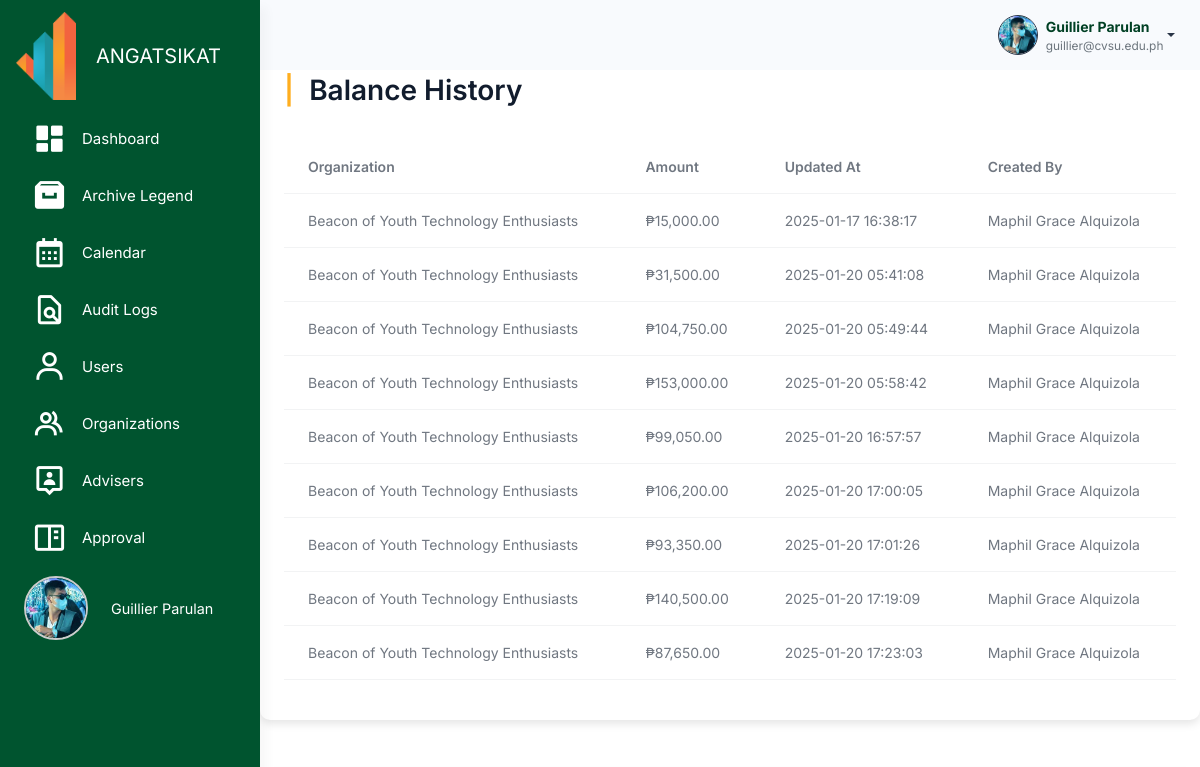
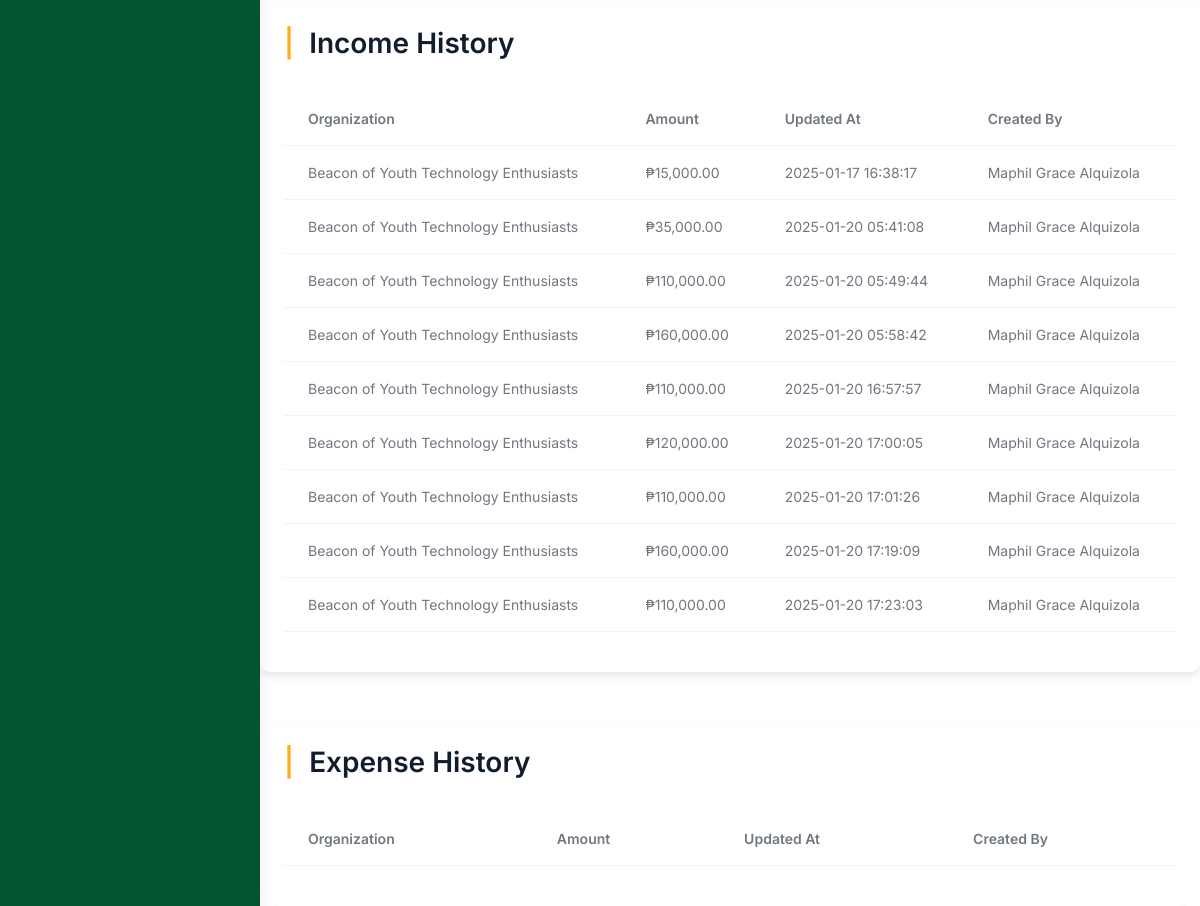
The page /src/audit_logs/balance_logs.php (signed in) on the database as committed earlier (2 pictures, top to bottom).
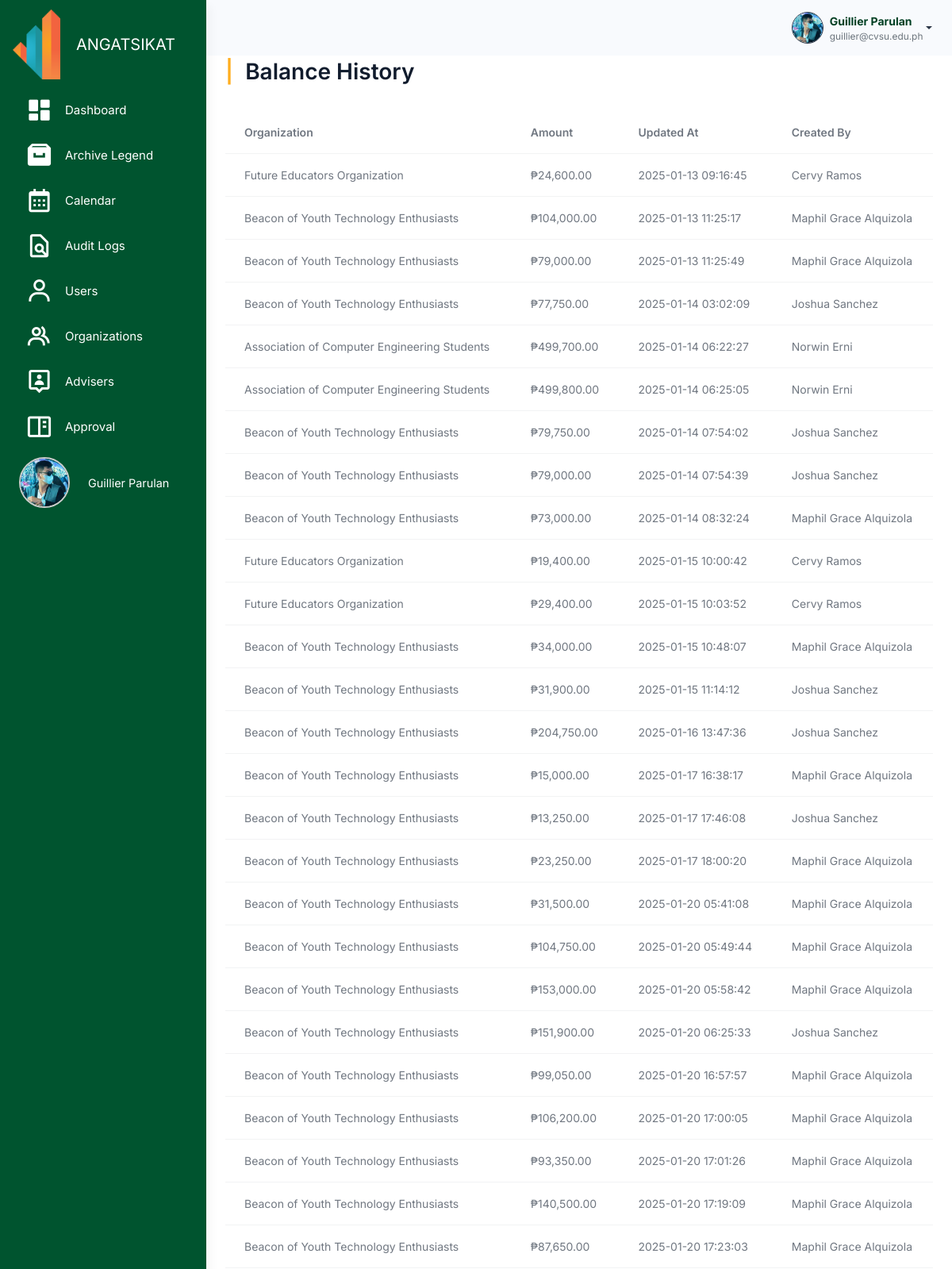
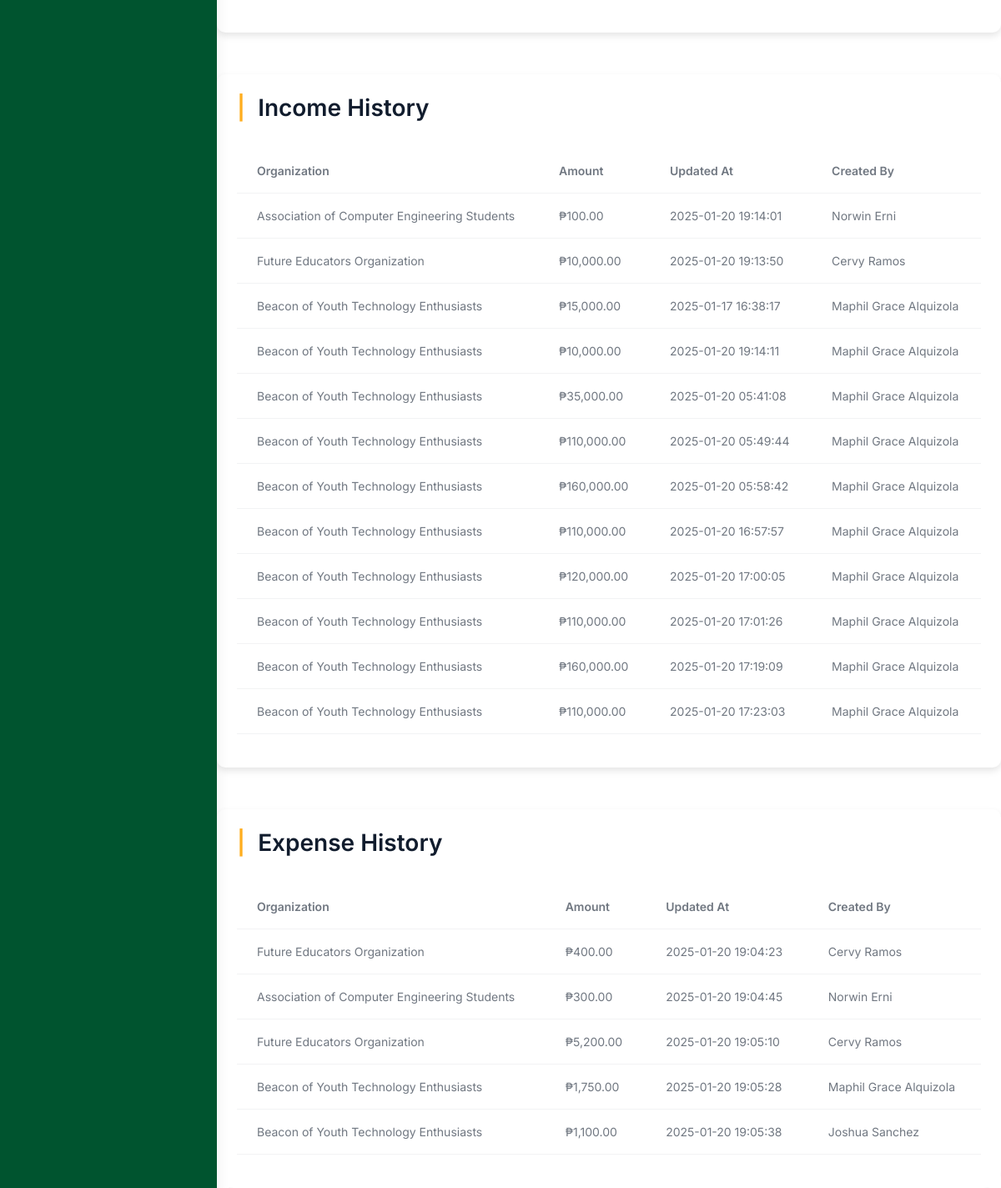
The same page on the database as committed later (2 pictures, top to bottom).
### tables this page shows
CREATE TABLE `balance_history` (
  `history_id` int(11) NOT NULL,
  `organization_id` int(11) NOT NULL,
  `balance` decimal(15,2) NOT NULL,
  `updated_at` timestamp NOT NULL DEFAULT current_timestamp(),
  `created_by` int(11) NOT NULL
);

CREATE TABLE `organizations` (
  `organization_id` int(11) NOT NULL,
  `organization_name` varchar(255) NOT NULL,
  `acronym` varchar(100) NOT NULL,
  `organization_logo` varchar(255) DEFAULT NULL,
  `organization_members` int(11) NOT NULL DEFAULT 0,
  `organization_status` enum('Probationary','Level I','Level II') NOT NULL DEFAULT 'Probationary',
  `organization_color` varchar(7) DEFAULT NULL,
  `archived` tinyint(1) DEFAULT 0,
  `created_at` timestamp NOT NULL DEFAULT current_timestamp(),
  `balance` decimal(15,2) DEFAULT 0.00,
  `beginning_balance` decimal(15,2) DEFAULT 0.00,
  `income` decimal(15,2) DEFAULT 0.00,
  `expense` decimal(15,2) DEFAULT 0.00,
  `cash_on_bank` decimal(15,2) DEFAULT 0.00,
  `cash_on_hand` decimal(15,2) DEFAULT 0.00
);

CREATE TABLE `users` (
  `user_id` int(11) NOT NULL,
  `username` varchar(100) NOT NULL,
  `password` varchar(255) NOT NULL,
  `profile_picture` varchar(255) NOT NULL,
  `first_name` varchar(255) NOT NULL,
  `last_name` varchar(255) NOT NULL,
  `email` varchar(100) NOT NULL,
  `role` enum('admin','officer','member') NOT NULL,
  `organization_id` int(11) DEFAULT NULL,
  `archived` tinyint(1) DEFAULT 0,
  `created_at` timestamp NOT NULL DEFAULT current_timestamp(),
  `position` enum('President','Treasurer') NOT NULL,
  `failed_attempts` int(11) DEFAULT 0,
  `is_locked` tinyint(1) DEFAULT 0,
  `last_failed_attempt` datetime DEFAULT NULL
);

CREATE TABLE `income_history` (
  `history_id` int(11) NOT NULL,
  `organization_id` int(11) NOT NULL,
  `income` decimal(10,2) NOT NULL,
  `updated_at` timestamp NOT NULL DEFAULT current_timestamp() ON UPDATE current_timestamp(),
  `created_by` int(11) NOT NULL
);

CREATE TABLE `expense_history` (
  `history_id` int(11) NOT NULL,
  `organization_id` int(11) NOT NULL,
  `expense` decimal(10,2) NOT NULL,
  `updated_at` timestamp NOT NULL DEFAULT current_timestamp() ON UPDATE current_timestamp(),
  `created_by` int(11) NOT NULL
);

### src/audit_logs/balance_logs.php (the view, shortened to what the changed rows need)
<?php
include '../connection.php';
?>
<!DOCTYPE html>
<html lang="en">
<head>
    <link rel="stylesheet" href="../assets/css/styles.min.css" />
    <link rel="stylesheet" href="../budget_management/css/budget.css" />
    <link rel="stylesheet" href="css/activities.css" />
    <link href="https://unpkg.com/boxicons@2.1.4/css/boxicons.min.css" rel="stylesheet" />
    <link rel="stylesheet" href="https://cdnjs.cloudflare.com/ajax/libs/font-awesome/6.6.0/css/all.min.css">
    <link rel="stylesheet" href="https://cdn.datatables.net/2.1.7/css/dataTables.bootstrap.min.css" />
</head>
<body>
     <div class="page-wrapper" id="main-wrapper" data-layout="vertical" data-navbarbg="skin6" data-sidebartype="full"
        data-sidebar-position="fixed" data-header-position="fixed">
        <div class="body-wrapper">
    <div class="container p-4" style="margin-top: 50px;">
        <h2><span class="text-warning fw-bold me-2">|</span> Balance History</h2>
        <div class="table-responsive">
            <table class="table mt-4" id="balanceHistoryTable">
                <thead>
                    <tr>
                        <th>Organization</th>
                        <th>Amount</th>
                        <th>Updated At</th>
                        <th>Created By</th>
                    </tr>
                </thead>
                <tbody>
                    <?php
                    $query = "
                        SELECT h.balance, h.updated_at, u.first_name, u.last_name, o.organization_name
                        FROM balance_history h
                        JOIN organizations o ON h.organization_id = o.organization_id
                        JOIN users u ON h.created_by = u.user_id
                    ";
                    $result = mysqli_query($conn, $query);
                    while ($row = mysqli_fetch_assoc($result)) {
                        $organization = $row['organization_name'];
                        $amount = number_format($row['balance'], 2);
                        $updated_at = date('Y-m-d H:i:s', strtotime($row['updated_at']));
                        $created_by = $row['first_name'] . ' ' . $row['last_name'];
                        ?>
                        <tr>
                            <td><?php echo htmlspecialchars($organization); ?></td>
                            <td>₱<?php echo htmlspecialchars($amount); ?></td>
                            <td><?php echo htmlspecialchars($updated_at); ?></td>
                            <td><?php echo htmlspecialchars($created_by); ?></td>
                        </tr>
                        <?php
                    }
                    ?>
                </tbody>
            </table>
        </div>
    </div>
    <div class="container p-4" style="margin-top: 50px;">
        <h2><span class="text-warning fw-bold me-2">|</span> Income History</h2>
        <div class="table-responsive">
            <table class="table mt-4" id="incomeHistoryTable">
                <thead>
                    <tr>
                        <th>Organization</th>
                        <th>Amount</th>
                        <th>Updated At</th>
                        <th>Created By</th>
                    </tr>
                </thead>
                <tbody>
                    <?php
                    $query = "
                        SELECT h.income, h.updated_at, u.first_name, u.last_name, o.organization_name
                        FROM income_history h
                        JOIN organizations o ON h.organization_id = o.organization_id
                        JOIN users u ON h.created_by = u.user_id
                    ";
                    $result = mysqli_query($conn, $query);
                    while ($row = mysqli_fetch_assoc($result)) {
                        $organization = $row['organization_name'];
                        $amount = number_format($row['income'], 2);
                        $updated_at = date('Y-m-d H:i:s', strtotime($row['updated_at']));
                        $created_by = $row['first_name'] . ' ' . $row['last_name'];
                        ?>
                        <tr>
                            <td><?php echo htmlspecialchars($organization); ?></td>
                            <td>₱<?php echo htmlspecialchars($amount); ?></td>
                            <td><?php echo htmlspecialchars($updated_at); ?></td>
                            <td><?php echo htmlspecialchars($created_by); ?></td>
                        </tr>
                        <?php
                    }
                    ?>
                </tbody>
            </table>
        </div>
    </div>
    <div class="container p-4" style="margin-top: 50px;">
        <h2><span class="text-warning fw-bold me-2">|</span> Expense History</h2>
        <div class="table-responsive">
            <table class="table mt-4" id="expenseHistoryTable">
                <thead>
                    <tr>
                        <th>Organization</th>
                        <th>Amount</th>
                        <th>Updated At</th>
                        <th>Created By</th>
                    </tr>
                </thead>
                <tbody>
                    <?php
                    $query = "
                        SELECT h.expense, h.updated_at, u.first_name, u.last_name, o.organization_name
                        FROM expense_history h
                        JOIN organizations o ON h.organization_id = o.organization_id
                        JOIN users u ON h.created_by = u.user_id
                    ";
                    $result = mysqli_query($conn, $query);
                    while ($row = mysqli_fetch_assoc($result)) {
                        $organization = $row['organization_name'];
                        $amount = number_format($row['expense'], 2);
                        $updated_at = date('Y-m-d H:i:s', strtotime($row['updated_at']));
                        $created_by = $row['first_name'] . ' ' . $row['last_name'];
                        ?>
                        <tr>
                            <td><?php echo htmlspecialchars($organization); ?></td>
                            <td>₱<?php echo htmlspecialchars($amount); ?></td>
                            <td><?php echo htmlspecialchars($updated_at); ?></td>
                            <td><?php echo htmlspecialchars($created_by); ?></td>
                        </tr>
                        <?php
                    }
                    ?>
                </tbody>
            </table>
        </div>
    </div>
    </div>
    </div>
</body>
</html>

Rows that differ between the two databases and show on the page:
now on this page (row edited): balance_history: organization.organization_name "Future Educators Organization", balance "24,600.00", updated_at "2025-01-13 09:16:45", users.first_name+last_name "Cervy Ramos"
now on this page (row edited): balance_history: organization.organization_name "Beacon of Youth Technology Enthusiasts", balance "104,000.00", updated_at "2025-01-13 11:25:17", users.first_name+last_name "Maphil Grace Alquizola"
now on this page (row edited): balance_history: organization.organization_name "Beacon of Youth Technology Enthusiasts", balance "79,000.00", updated_at "2025-01-13 11:25:49", users.first_name+last_name "Maphil Grace Alquizola"
now on this page (row edited): balance_history: organization.organization_name "Beacon of Youth Technology Enthusiasts", balance "77,750.00", updated_at "2025-01-14 03:02:09", users.first_name+last_name "Joshua Sanchez"
now on this page (row edited): balance_history: organization.organization_name "Association of Computer Engineering Students", balance "499,700.00", updated_at "2025-01-14 06:22:27", users.first_name+last_name "Norwin Erni"
now on this page (row edited): balance_history: organization.organization_name "Association of Computer Engineering Students", balance "499,800.00", updated_at "2025-01-14 06:25:05", users.first_name+last_name "Norwin Erni"
now on this page (row edited): balance_history: organization.organization_name "Beacon of Youth Technology Enthusiasts", balance "79,750.00", updated_at "2025-01-14 07:54:02", users.first_name+last_name "Joshua Sanchez"
now on this page (row edited): balance_history: organization.organization_name "Beacon of Youth Technology Enthusiasts", balance "79,000.00", updated_at "2025-01-14 07:54:39", users.first_name+last_name "Joshua Sanchez"
now on this page (row edited): balance_history: organization.organization_name "Beacon of Youth Technology Enthusiasts", balance "73,000.00", updated_at "2025-01-14 08:32:24", users.first_name+last_name "Maphil Grace Alquizola"
now on this page (row edited): balance_history: organization.organization_name "Future Educators Organization", balance "19,400.00", updated_at "2025-01-15 10:00:42", users.first_name+last_name "Cervy Ramos"
now on this page (row edited): balance_history: organization.organization_name "Future Educators Organization", balance "29,400.00", updated_at "2025-01-15 10:03:52", users.first_name+last_name "Cervy Ramos"
now on this page (row edited): balance_history: organization.organization_name "Beacon of Youth Technology Enthusiasts", balance "34,000.00", updated_at "2025-01-15 10:48:07", users.first_name+last_name "Maphil Grace Alquizola"
now on this page (row edited): balance_history: organization.organization_name "Beacon of Youth Technology Enthusiasts", balance "31,900.00", updated_at "2025-01-15 11:14:12", users.first_name+last_name "Joshua Sanchez"
now on this page (row edited): balance_history: organization.organization_name "Beacon of Youth Technology Enthusiasts", balance "204,750.00", updated_at "2025-01-16 13:47:36", users.first_name+last_name "Joshua Sanchez"
now on this page (row edited): balance_history: organization.organization_name "Beacon of Youth Technology Enthusiasts", balance "13,250.00", updated_at "2025-01-17 17:46:08", users.first_name+last_name "Joshua Sanchez"
now on this page (row edited): balance_history: organization.organization_name "Beacon of Youth Technology Enthusiasts", balance "23,250.00", updated_at "2025-01-17 18:00:20", users.first_name+last_name "Maphil Grace Alquizola"
now on this page (row edited): balance_history: organization.organization_name "Beacon of Youth Technology Enthusiasts", balance "151,900.00", updated_at "2025-01-20 06:25:33", users.first_name+last_name "Joshua Sanchez"
now on this page (row edited): income_history: organization.organization_name "Association of Computer Engineering Students", income "100.00", updated_at "2025-01-20 19:14:01", users.first_name+last_name "Norwin Erni"
now on this page (row edited): income_history: organization.organization_name "Future Educators Organization", income "10,000.00", updated_at "2025-01-20 19:13:50", users.first_name+last_name "Cervy Ramos"
now on this page (row edited): income_history: organization.organization_name "Beacon of Youth Technology Enthusiasts", income "10,000.00", updated_at "2025-01-20 19:14:11", users.first_name+last_name "Maphil Grace Alquizola"
now on this page (row edited): expense_history: organization.organization_name "Future Educators Organization", expense "400.00", updated_at "2025-01-20 19:04:23", users.first_name+last_name "Cervy Ramos"
now on this page (row edited): expense_history: organization.organization_name "Association of Computer Engineering Students", expense "300.00", updated_at "2025-01-20 19:04:45", users.first_name+last_name "Norwin Erni"
now on this page (row edited): expense_history: organization.organization_name "Future Educators Organization", expense "5,200.00", updated_at "2025-01-20 19:05:10", users.first_name+last_name "Cervy Ramos"
now on this page (row edited): expense_history: organization.organization_name "Beacon of Youth Technology Enthusiasts", expense "1,750.00", updated_at "2025-01-20 19:05:28", users.first_name+last_name "Maphil Grace Alquizola"
now on this page (row edited): expense_history: organization.organization_name "Beacon of Youth Technology Enthusiasts", expense "1,100.00", updated_at "2025-01-20 19:05:38", users.first_name+last_name "Joshua Sanchez"
